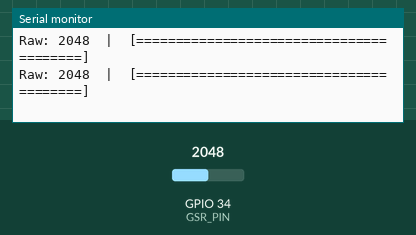
The sketch below on a simulated ESP32. Shown: the last lines printed to the serial monitor. Inputs (shaded band) come from the test bench; at power-on: GPIO 34 (GSR_PIN) = 2048.

Above: at 1.2 s.
1.3 s: GPIO 34 (GSR_PIN) set to 2866
At 1.57 s:
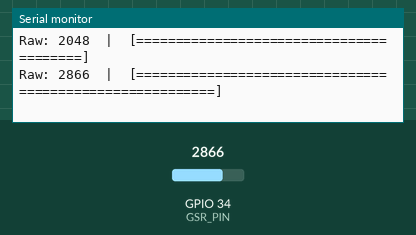
3.3 s: GPIO 34 (GSR_PIN) set to 3603
At 3.58 s:
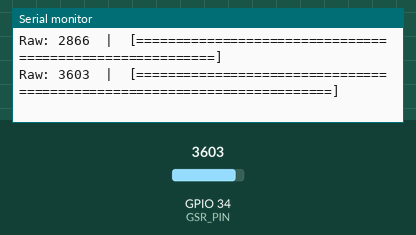
5.3 s: GPIO 34 (GSR_PIN) set to 4095
At 5.6 s:
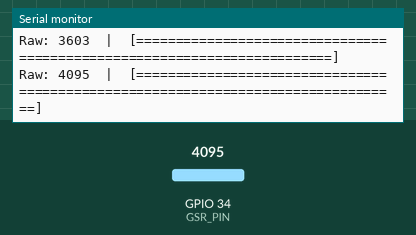
7.3 s: GPIO 34 (GSR_PIN) set to 1228
At 7.63 s:
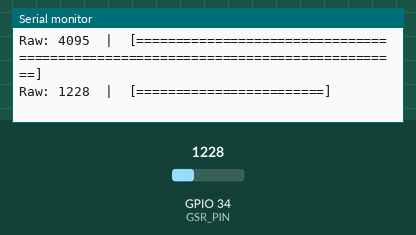
9.3 s: GPIO 34 (GSR_PIN) set to 491
At 9.64 s:
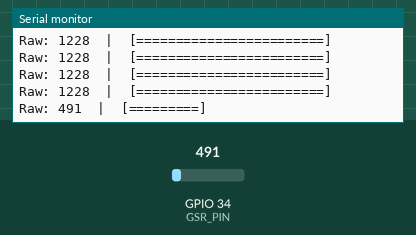
11.3 s: GPIO 34 (GSR_PIN) set to 0
At 11.64 s:
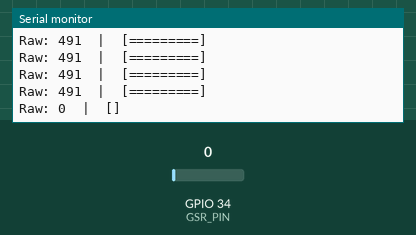

The sketch:

gsr_test.ino
```cpp
/*
 * GSR Sensor Raw Test
 * Just reads and prints raw values to verify sensor is working
 */

const int GSR_PIN = 34;

void setup() {
  Serial.begin(115200);
  pinMode(GSR_PIN, INPUT);
  Serial.println("GSR Raw Test");
  Serial.println("Watch values change when you:");
  Serial.println("1. Touch the pads");
  Serial.println("2. Remove your fingers");
  Serial.println("3. Press harder\n");
}

void loop() {
  int raw = analogRead(GSR_PIN);

  Serial.print("Raw: ");
  Serial.print(raw);
  Serial.print("  |  ");

  // Visual bar
  Serial.print("[");
  for (int i = 0; i < raw / 50; i++) {
    Serial.print("=");
  }
  Serial.println("]");

  delay(200);
}
```

Measured:
- after the input at 1.3 s, the serial monitor: prints a new line after 0.11 s (image 1)
- after the input at 3.3 s, the serial monitor: prints a new line after 0.12 s (image 2)
- after the input at 5.3 s, the serial monitor: prints a new line after 0.15 s (image 3)
- after the input at 7.3 s, the serial monitor: prints a new line after 0.18 s (image 4)
- after the input at 9.3 s, the serial monitor: prints a new line after 0.18 s (image 5)
- after the input at 11.3 s, the serial monitor: prints a new line after 0.18 s (image 6)
